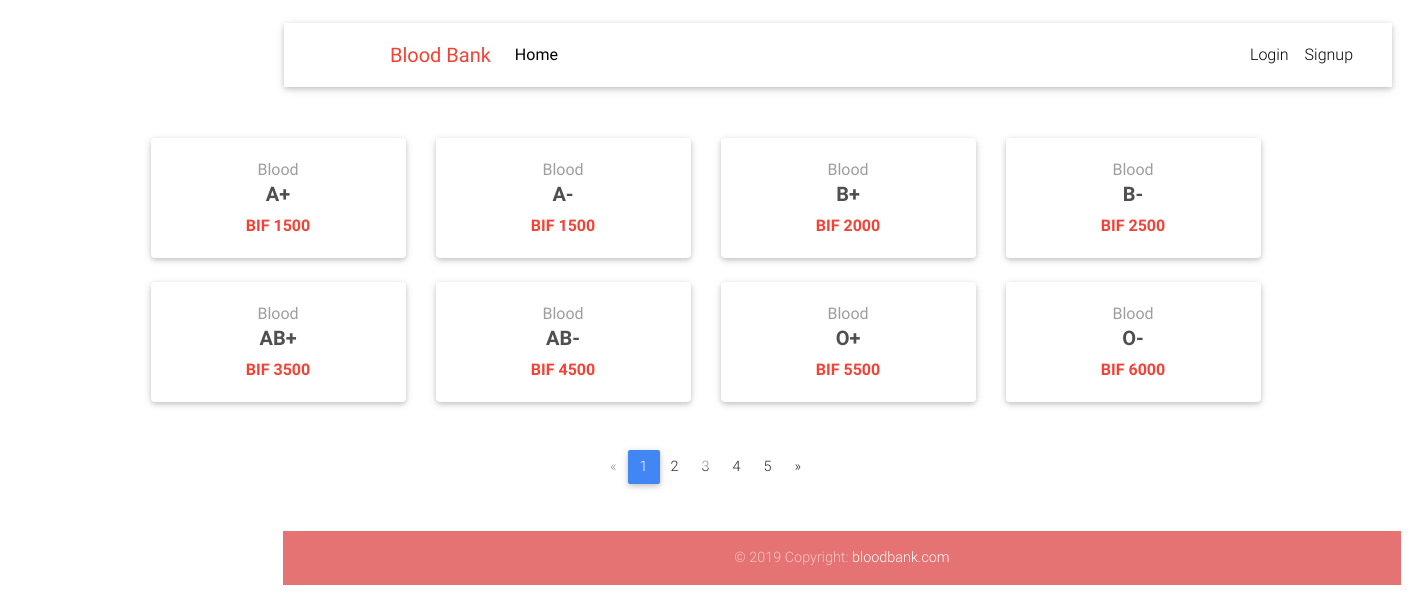
The page / on the database its author committed.
### app/models.py (models this page shows, shortened)
class Item(models.Model):
    title = models.CharField(max_length=200)
    price = models.IntegerField()
    discount_price = models.IntegerField(blank=True, null=True)
    slug = models.SlugField()
    category = models.CharField(choices=CATEGORY_CHOICES, max_length=2)

### app/views.py (the view)
# urls.py: path('', HomeView.as_view(), name='home'),
class HomeView(ListView):
    model = Item
    template_name = 'home.html'
    def get_context_data(self, **kwargs):
        context = super().get_context_data(**kwargs)
        context['total_customers'] = User.objects.all().count()
        context['total_donors'] = Donor.objects.all().count()
        context['total_orders'] = Order.objects.all().count()
        return context

### templates/home.html (shortened to what this page needs)
{% extends 'base.html' %}
{% block content %}
<div id="carousel-example-1z" class="carousel slide carousel-fade pt-4" data-ride="carousel">
  <ol class="carousel-indicators">
    <li data-target="#carousel-example-1z" data-slide-to="0" class="active"></li>
    <li data-target="#carousel-example-1z" data-slide-to="1"></li>
    <li data-target="#carousel-example-1z" data-slide-to="2"></li>
  </ol>
<main style="margin-top: 99px;">
  <div class="container">
    <section class="text-center mb-4">
      <div class="row wow fadeIn">
        {% for object in object_list %}
        <div class="col-lg-3 col-md-6 mb-4">
          <div class="card">
            <div class="card-body text-center">
              <a href="" class="grey-text">
                <h9>{{object.get_category_display}}</h9>
              </a>
              <h5>
                <strong>
                  <a href="{% url 'product' object.slug %}" class="dark-grey-text">{{object.title}}
                  </a>
                </strong>
              </h5>
              <h8 class="font-weight-bold red-text">
                {% if object.discount_price %}
                <strong>BIF {{object.discount_price}}</strong>
                {% else %}
                  <strong>BIF {{object.price}}</strong>
                {% endif %}
              </h8>
            </div>
          </div>
        </div>
        {% endfor %}
      </div>
    </section>
    <nav class="d-flex justify-content-center wow fadeIn">
      <ul class="pagination pg-blue">
        <li class="page-item disabled">
          <a class="page-link" href="#" aria-label="Previous">
            <span aria-hidden="true">&laquo;</span>
          </a>
        </li>
        <li class="page-item active">
          <a class="page-link" href="#">1
          </a>
        </li>
        <li class="page-item">
          <a class="page-link" href="#">2</a>
        </li>
        <li class="page-item">
          <a class="page-link" href="#">3</a>
        </li>
        <li class="page-item">
          <a class="page-link" href="#">4</a>
        </li>
        <li class="page-item">
          <a class="page-link" href="#">5</a>
        </li>
        <li class="page-item">
          <a class="page-link" href="#" aria-label="Next">
            <span aria-hidden="true">&raquo;</span>
          </a>
        </li>
      </ul>
    </nav>
  </div>
</main>
{% endblock content %}

### templates/base.html (shortened to what this page needs)
{% load static %}
{% load cart_template_tags %}
<!DOCTYPE html>
<html lang="en">
<head>
  <link rel="stylesheet" href="https://use.fontawesome.com/releases/v5.11.2/css/all.css">
  <link href="{% static 'css/bootstrap.min.css' %}" rel="stylesheet">
  <link href="{% static 'css/mdb.min.css' %}" rel="stylesheet">
  <link href="{% static 'css/style.min.css' %}" rel="stylesheet">
</head>
<body>
<nav class="navbar fixed-top navbar-expand-lg navbar-light white scrolling-navbar" style="width: 1108px;margin-left: 284px;margin-top: 23px;">
<div class="container">
    <a class="navbar-brand waves-effect" href="{% url 'home' %}">
    <strong class="red-text">Blood Bank</strong>
    </a>
    <div class="collapse navbar-collapse" id="navbarSupportedContent">
    <ul class="navbar-nav ">
        <li class="nav-item">
        <a class="nav-link waves-effect" href="{% url 'home' %}"> <b>Home</b>
        </a>
        </li>
    </ul>
         <div class="dropdown mr-auto">
  <button class="dropbtn"></button>
  </div>
    <ul class="navbar-nav nav-flex-icons">
      {% if request.user.is_authenticated %}
        <li class="nav-item">
          <a class="nav-link waves-effect" href="#">Hello, {{request.user.username}}
          </a>
        </li>
        <li class="nav-item">
        <a href="{% url 'order_summary' %}" class="nav-link waves-effect">
            <span class="badge red z-depth-1 mr-1">{{ request.user|cart_item_count}}</span>
            <i class="fas fa-shopping-cart"></i>
            <span class="clearfix d-none d-sm-inline-block"> Cart </span>
        </a>
        </li>
         <li class="nav-item">
          <a class="nav-link waves-effect" href="{% url 'account_logout' %}">Logout
          </a>
        </li>
      {% else %}
        <li class="nav-item">
          <a class="nav-link waves-effect" href="{% url 'account_login' %}">Login
          </a>
        </li>
        <li class="nav-item">
          <a class="nav-link waves-effect" href="{% url 'account_signup' %}">Signup
          </a>
        </li>
      {% endif %}
    </ul>
    </div>
</div>
</nav>
{% block content %}
{% endblock content %}
<footer class="page-footer text-center font-small mt-4 wow fadeIn" style="width: 1118px;margin-left: 283px;">
<div class="footer-copyright py-3 bg-danger red lighten-2">
    © 2019 Copyright:
    <a href="" target="_blank"> bloodbank.com </a>
</div>
</footer>
</body>
</html>

### templates/base.html (style rules this page uses)
html, body, header, .carousel { height: 60vh; }
.dropbtn { background-color: white; color: black; padding: 16px; font-size: 16px; border: none; }
.dropdown { position: relative; display: inline-block; }

### rows shown on the page
Item: category "Blood", title "A+", discount_price "1500"
Item: category "Blood", title "A-", discount_price "1500"
Item: category "Blood", title "B+", discount_price "2000"
Item: category "Blood", title "B-", discount_price "2500"
Item: category "Blood", title "AB+", discount_price "3500"
Item: category "Blood", title "AB-", discount_price "4500"
Item: category "Blood", title "O+", discount_price "5500"
Item: category "Blood", title "O-", discount_price "6000"
